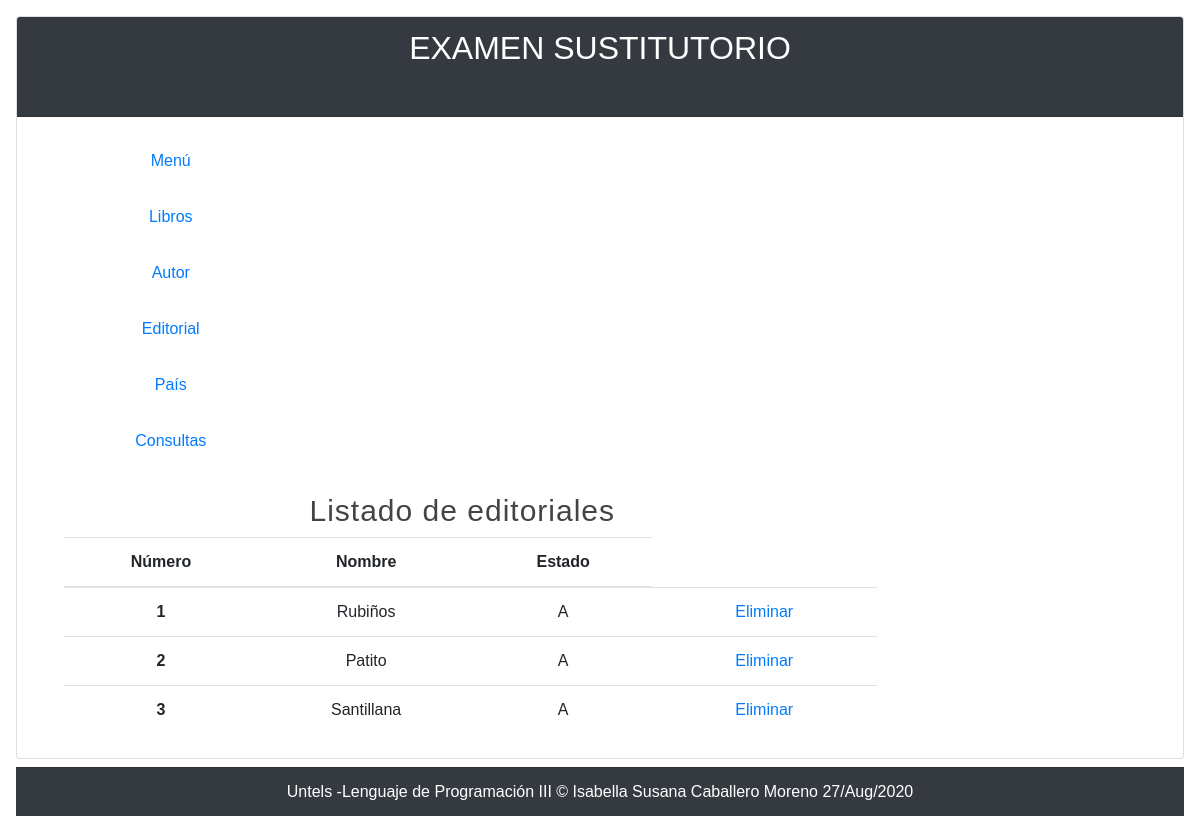
The page /listar-editorial/ on the database as committed earlier.
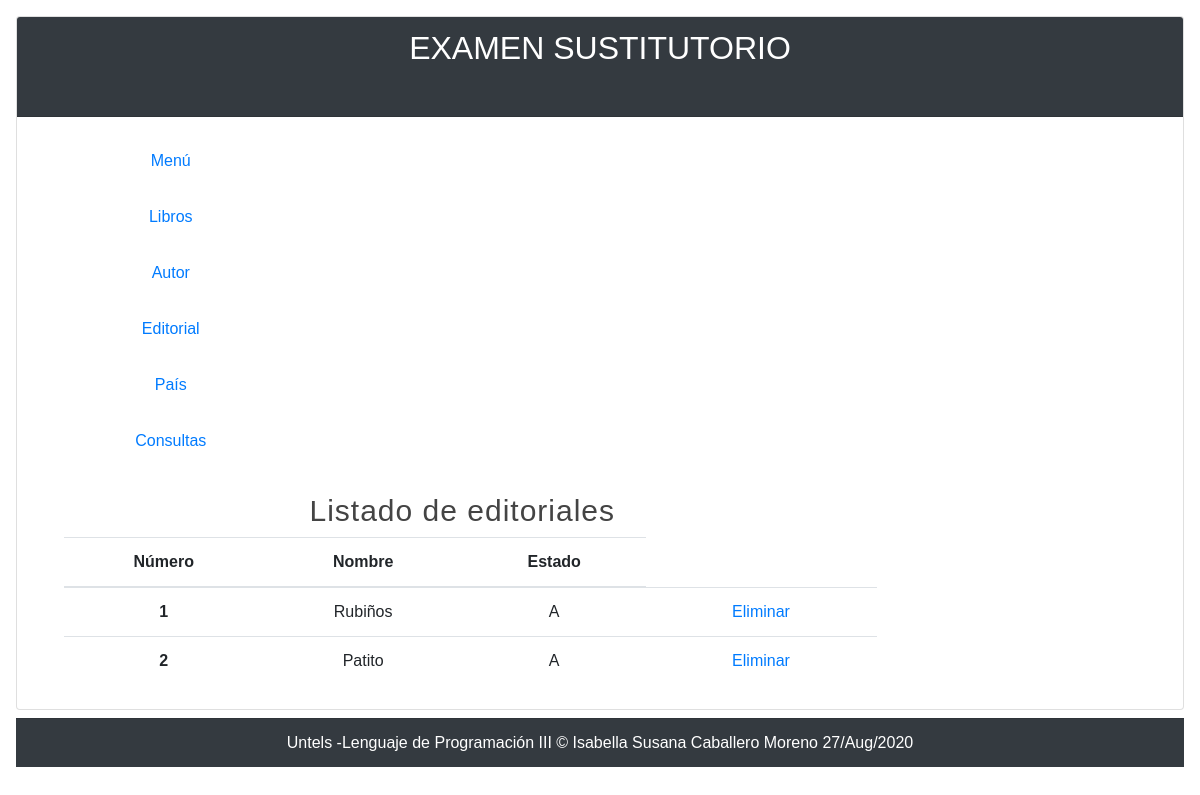
The same page on the database as committed later.
### miapp/models.py (models this page shows)
class Editorial(models.Model):
    ideditorial = models.IntegerField()
    nombre = models.CharField(max_length=100)
    estado= models.CharField(max_length=1)

### miapp/views.py (the view)
# urls.py: path('listar-editorial/', views.listar_editorial, name="listar_editorial"),
def listar_editorial(request):
    editoriales = Editorial.objects.all()
    return render(request,'editorial.html',{
        'editoriales': editoriales,
        'titulo': 'Listado de editoriales'
    })

### miapp/templates/editorial.html (shortened to what this page needs)
{% extends 'layout.html' %}
{% block content %}
    <h1 class="title">{{titulo}}</h1>
    <ul>
          <table class="table table-hover">
    <thead>
        <tr>
        <th scope="col">Número</th>
        <th scope="col">Nombre</th>
        <th scope="col">Estado</th>
        </tr>
    </thead>
    <tbody>
    {% for editorial in editoriales %}
        <tr>
        <th scope="row">{{editorial.ideditorial}}</th>
        <td>{{editorial.nombre}}</td>
        <td>{{editorial.estado}}</td>
         <td><a href="{% url 'eliminar_editorial' id=editorial.ideditorial %}">Eliminar</td>
        </tr>
        {% endfor %}
  </tbody>
</table>
    </ul>
{% endblock %}

Rows that differ between the two databases and show on the page:
removed Editorial: ideditorial "3", nombre "Santillana", estado "A"
